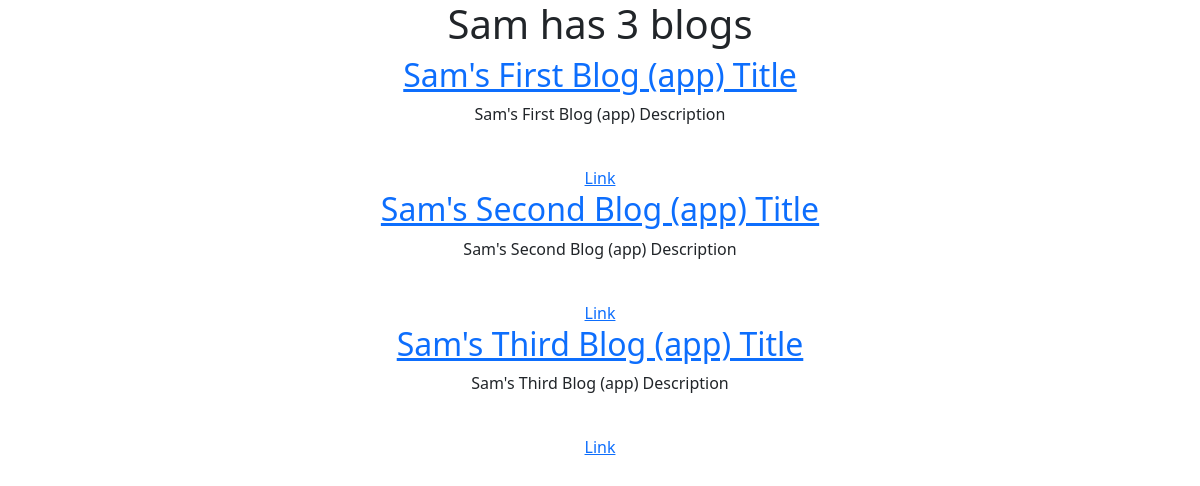
Screenshot of /blog/ with the database file from the repository.
### blog/models.py (models this page shows, shortened)
class Blog(models.Model):
    title = models.CharField(max_length = 100)
    description = models.CharField(max_length = 250)
    url = models.URLField(blank=True)

### blog/views.py (the view)
# urls.py: path('', views.all_blogs, name='all_blogs'),
def all_blogs(request):
    blogs=Blog.objects.all()
    return render(request, 'blog/home.html', {'blog':blogs})

### blog/templates/blog/home.html
{% extends 'portfolio/base.html' %}
{% block content%}
<h1>Sam has {{ blog.count}} blog{{ blog.count|pluralize}}</h1>
{% for i in blog %}
<a href="{% url 'blog:detail' i.id %}"><h2>{{ i.title }}</h2></a>
<p>{{ i.description | truncatechars:100}}</p>
{% if i.url %}
<br><a href = "{{i.url}}">Link</a>
{%endif%}
{%endfor%}
{%endblock%}

### rows the page displays
Blog: title "Sam's First Blog (app) Title", description "Sam's First Blog (app) Description"
Blog: title "Sam's Second Blog (app) Title", description "Sam's Second Blog (app) Description"
Blog: title "Sam's Third Blog (app) Title", description "Sam's Third Blog (app) Description"
